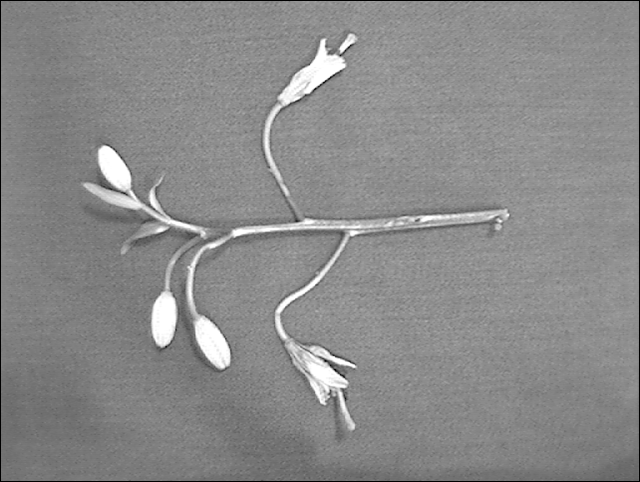
%> input picture input_images/Resim1.png, 640 x 482 px
$ octave final_q4.m   (GNU Octave 9; MATLAB toolbox functions it lacks are replaced by stand-ins)
%> lines starting %> are read from the running program, lines starting %| are printed output that depends on the picture; in (x1, y1, x2, y2) boxes, pixels count from 0 and x2, y2 are one past the last pixel; in counts of white or black regions, pixels touching at a corner belong together; the program's own positions count from 1
clc;clear all;
I1=imread('Resim1.png');
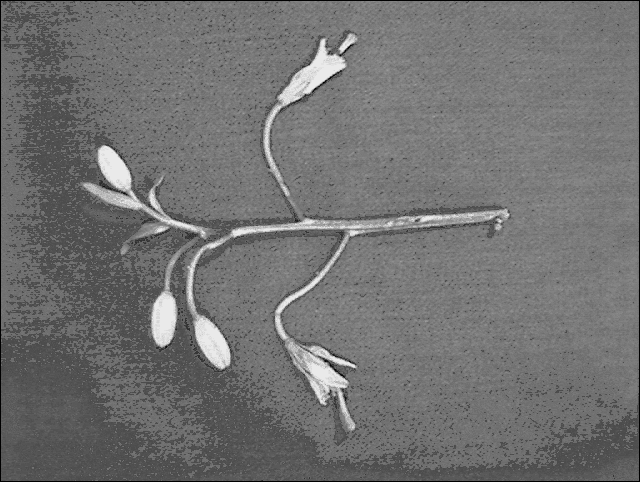
%> I1: size 482x640 uint8; min 0, max 234, mean 113.2
I2=imread('Resim2.png');
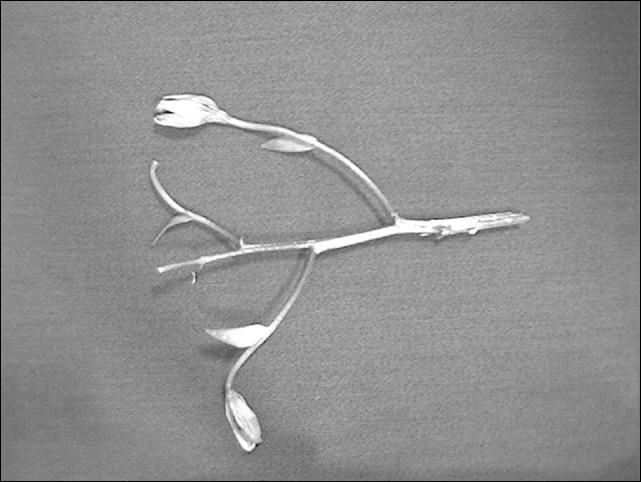
%> input picture input_images/Resim2.png, 641 x 482 px
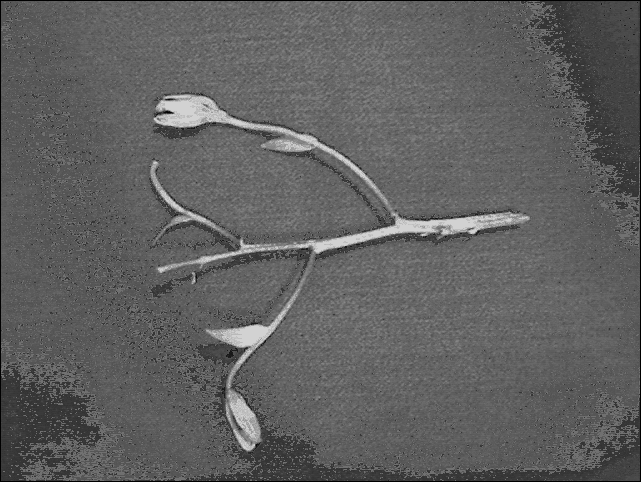
%> I2: size 482x641 uint8; min 0, max 210, mean 95.9
I2=imgaussfilt(I2,2);
% figure;imshow(I1);
% figure;imshow(I2);

[im1,n1]=getImg(I1,0.6,6,1);
%> in binarize, `t1bw=imbinarize(t1,thres);`:
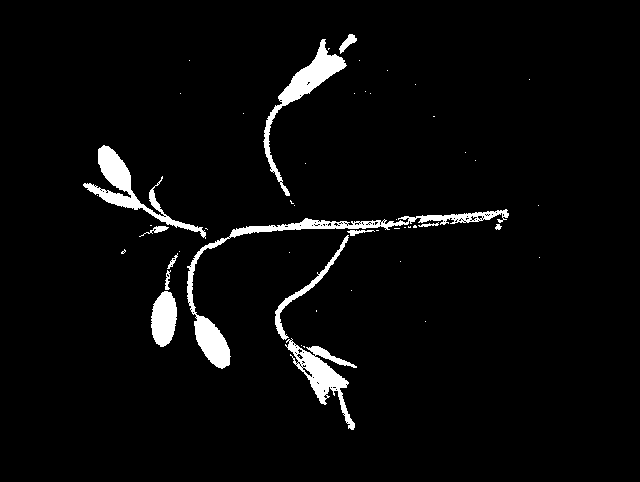
%> t1bw: size 482x640 logical; 3.8% white; 50 white regions (37 under 20 px), largest, box (x1, y1, x2, y2) and area: (187, 209, 509, 369) 3447, (83, 145, 206, 239) 2100, (263, 39, 347, 196) 2073
%> in binarize, `t1bw=imfill(t1bw,'holes');`: t1bw: size 482x640 logical; 3.9% white; 50 white regions (37 under 20 px), largest, box (x1, y1, x2, y2) and area: (187, 209, 509, 369) 3587, (83, 145, 206, 239) 2110, (263, 39, 347, 196) 2084
%> in binarize, `tbw=imopen(t1bw,se);`:
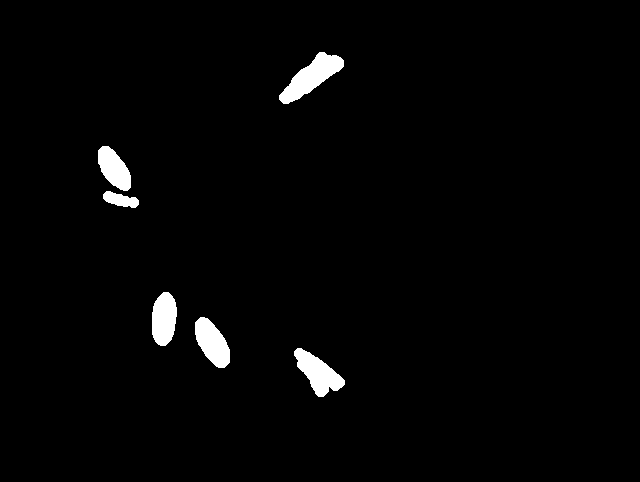
%> tbw: size 482x640 logical; 2% white; 6 white regions, box (x1, y1, x2, y2) and area: (279, 52, 344, 104) 1465, (294, 348, 345, 397) 1227, (195, 317, 230, 368) 1129, (152, 292, 177, 346) 1076, (98, 146, 131, 191) 941, (103, 191, 139, 208) 376
%> in getImg, `label=bwlabel(t1bw);`: label: size 482x640 double; 7 distinct labels, from 0 to 6
%> the loop in getImg, `for j=1:max(max(label))` made 6 passes
%> (len, breadth, sy, sx, leaf) on passes 1 to 6: (46, 34, 98, 146, 'Leaf number 1 from image 1'), (18, 37, 103, 191, 'Leaf number 2 from image 1'), (55, 26, 152, 292, 'Leaf number 3 from image 1'), (52, 36, 195, 317, 'Leaf number 4 from image 1'), (53, 66, 279, 52, 'Leaf number 5 from image 1'), (50, 52, 294, 348, 'Leaf number 6 from image 1')
%> after the loop in getImg, `for j=1:max(max(label))`:
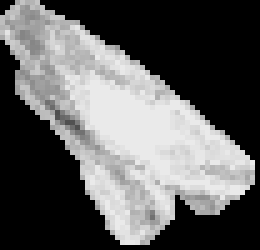
%> target: size 50x52 uint8 (shown 5 times larger); min 0, max 234, mean 95.4
%> after the loop in getImg, `for j=1:max(max(label))`: store = 6 items
%> in getImg, `str="There are "+ j +" leaves in image " +a;`: str = 'There are 6 leaves in image 1'
%| There are 6 leaves in image 1
%> im1 = 6 items; n1 = 7
[im2,n2]=getImg(I2,0.6,7,2);
%> call 2 of binarize, with thres = 0.6, s = 7
%> in binarize (call 2), `t1bw=imbinarize(t1,thres);`: t1bw: size 482x641 logical; 2.2% white; 13 white regions (3 under 20 px), largest, box (x1, y1, x2, y2) and area: (156, 96, 375, 188) 2423, (295, 215, 526, 252) 2059, (212, 309, 286, 365) 979
%> in binarize (call 2), `tbw=imopen(t1bw,se);`:
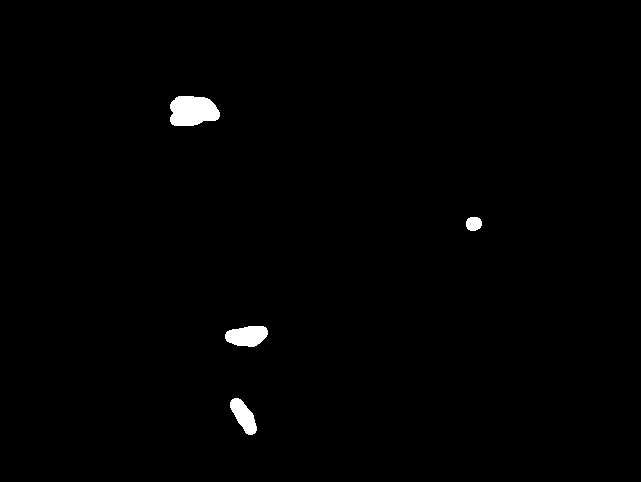
%> tbw: size 482x641 logical; 0.86% white; 4 white regions, box (x1, y1, x2, y2) and area: (170, 96, 220, 126) 1220, (225, 326, 268, 347) 694, (230, 398, 257, 435) 556, (466, 217, 482, 231) 186
%> in getImg (call 2), `label=bwlabel(t1bw);`: label: size 482x641 double; 5 distinct labels, from 0 to 4
%> the loop in getImg (call 2), `for j=1:max(max(label))` made 4 passes
%> (len, breadth, sy, sx, leaf) on passes 1 to 4: (31, 51, 170, 96, 'Leaf number 1 from image 2'), (22, 44, 225, 326, 'Leaf number 2 from image 2'), (38, 28, 230, 398, 'Leaf number 3 from image 2'), (15, 17, 466, 217, 'Leaf number 4 from image 2')
%| There are 4 leaves in image 2
%> im2 = 4 items; n2 = 5

function[store,k]=getImg(t,thres,s,a)
t1bw=binarize(t,thres,s);
% figure;imshow(t1bw);
label=bwlabel(t1bw);
k=1;
for j=1:max(max(label))
    [row,col]=find(label==j);
    len=max(row)-min(row)+2;
    breadth=max(col)-min(col)+2;
    target=uint8(zeros([len breadth]));
    sy=min(col)-1;
    sx=min(row)-1;
    for i=1:size(row,1)
        x=row(i,1)-sx;
        y=col(i,1)-sy;
        target(x,y)=t(row(i,1),col(i,1));
    end
    store(k).target=target;
    k=k+1;
%     figure;imshow(target);
    leaf="Leaf number "+j + " from image "+a;
    title(leaf);
end
str="There are "+ j +" leaves in image " +a;
disp(str);
end
function[tbw]=binarize(t1,thres,s)
t1bw=imbinarize(t1,thres);
t1bw=imfill(t1bw,'holes');
se=strel('disk',s);
tbw=imopen(t1bw,se);
end
